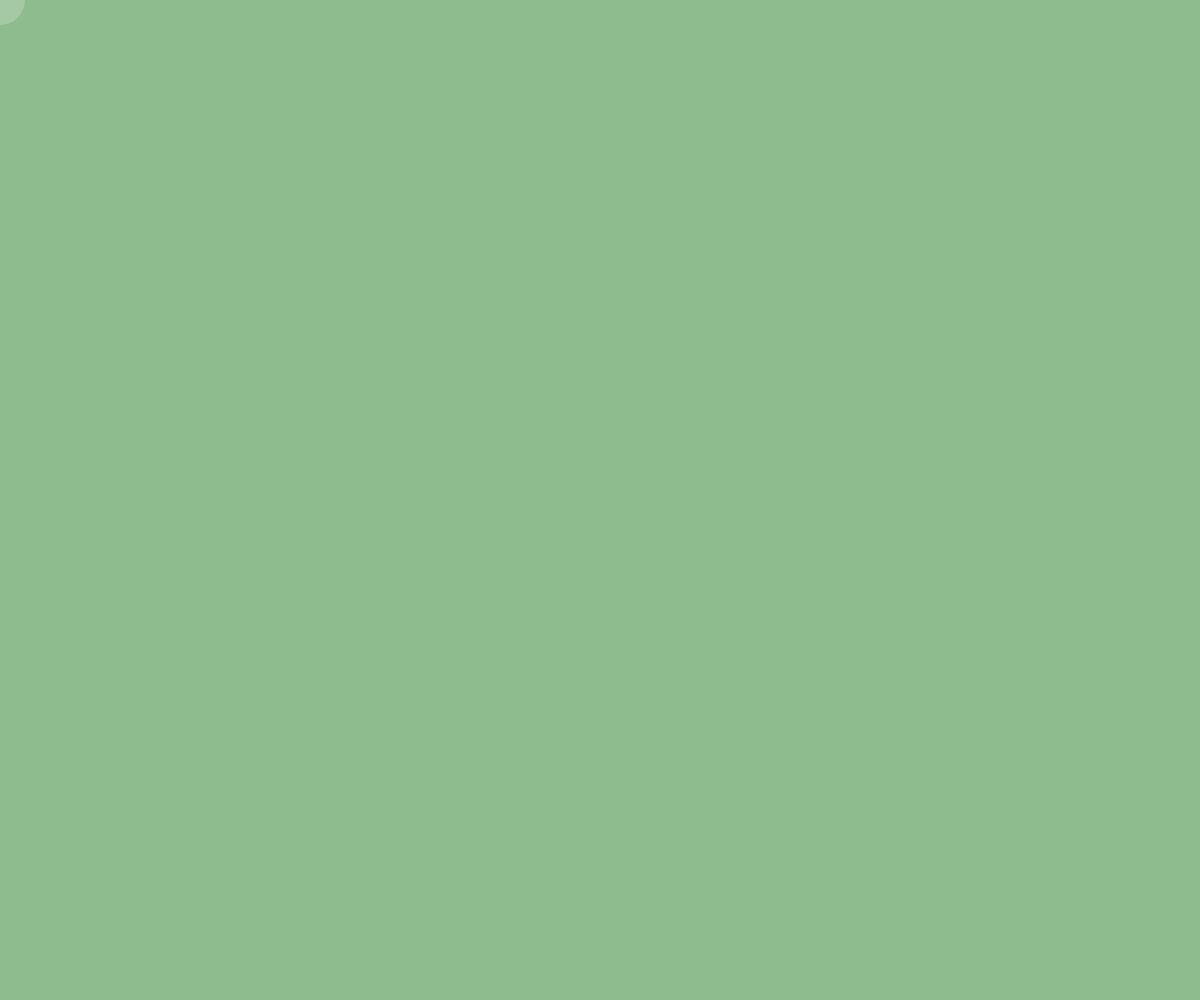
Frame 1 (no input)
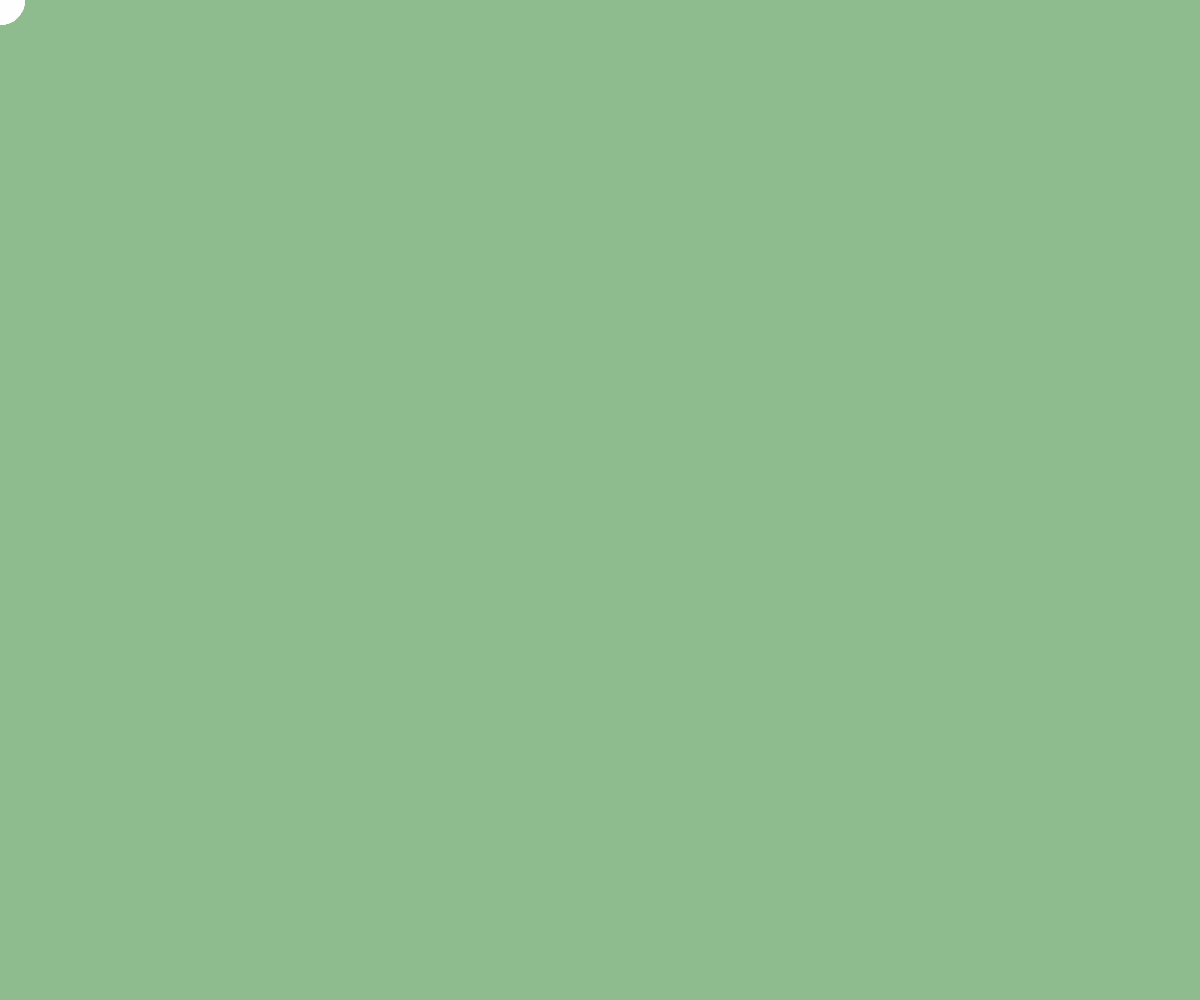
Frame 60 (no input)
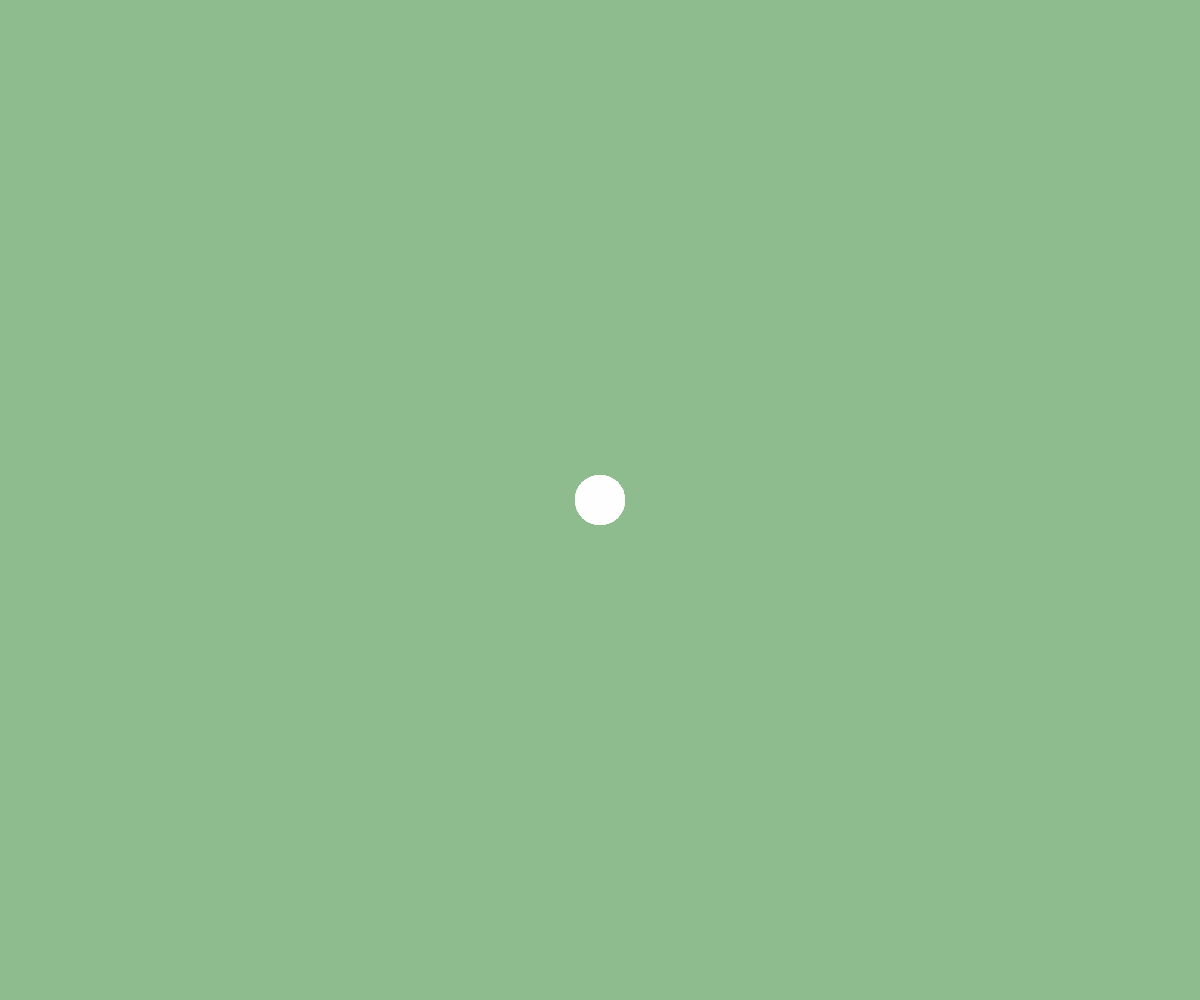
Frame 120 (the mouse pressed at the canvas centre since frame 60)

The p5.js sketch that drew these frames (run headless with seeded random() and noise() and a simulated clock; from frame 60 on, the mouse is pressed at the canvas centre):

// p5.js sketch
// ── sketch.js
var canvas;

function setup() {
	canvas = createCanvas(windowWidth, windowHeight);
	canvas.position(0,0);
	canvas.style('z-index', '-1');
	background(143,188,143);
}

function draw () {
	noStroke();
	fill(255,255,255,50);
	ellipse(mouseX,mouseY,50,50);
}

function mousePressed() {
	background(143,188,143);
}

// ── style.css
body {
    background-color: darkseagreen;
}

div {
    color: darkolivegreen; 
    text-align: center; 
    font-family: sans-serif;
}

h1 {
    font-size: 200px;
}

a:link {
    font-size: 30px; 
    color: aliceblue;
}

a:visited {
    font-size: 30px;
    color: cadetblue;
}
